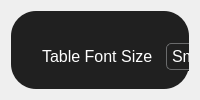
         <widget class="QWidget" name="settings_stack">
          <layout class="QGridLayout" name="gridLayout_6">
           <item row="0" column="0">
            <widget class="QWidget" name="settings_widget" native="true">
             <property name="styleSheet">
              <string notr="true">QWidget{
	color:white;
	font-size:12pt;
	background-color:#202020;
	border-radius:25px;
}
/* combo box*/
QComboBox{
	height:25px;
	border:1px solid #6A6B6C;
	border-radius:5px;
	padding-left:5px;
}
QComboBox:drop-down{
	border:0px;
}
QComboBox:down-arrow{
	image: url(:/newPrefix/main_res/down-arrow_white.png);
	width:12px;
}
QComboBox:hover{
	border:2px solid #6A6B6C;
	background-color:#3d3d3d;
}
QComboBox:focus{
	border:1px solid #8274FF;
}
QComboBox:on{
	border:1px solid #8274FF;
}
QComboBox QListView{
	font-size:9px;
	border:1px solid #8274FF;
	padding:5px;
	outline:none;
	border-radius:5px;
}
QComboBox QListView:item{
	padding-left:5px;
	background-color: #FFFFFF;
}
QComboBox QListView:item:hover{
	background-color: #202020;
}
QComboBox QScrollBar:vertical{
	width:12px;
	margin: 0px 0px 0px 0px;
	border:none;
	background:none;
	background-color: #202020;
}
QComboBox QScrollBar:handle:vertical {
	background-color: #8274FF;
	border-radius:5px;
	min-height:5px;
}
QComboBox QScrollBar::add-line:vertical,
QComboBox QScrollBar::sub-line:vertical,
QComboBox QScrollBar::up-arrow:vertical,
QComboBox QScrollBar::down-arrow:vertical,
QComboBox QScrollBar::add-page:vertical,
QComboBox QScrollBar::sub-page:vertical {
	background: none;
	height: 0px;
	width: 0px;
}
/* combo box*/
QPushButton{
	padding-right:10px;
	padding-left:10px;

	height:40px;
	border:none;
	border-radius:5px;
}




</string>
             </property>
             <widget class="QPushButton" name="clear_data_btn">
              <property name="geometry">
               <rect>
                <x>30</x>
                <y>130</y>
                <width>116</width>
                <height>40</height>
               </rect>
              </property>
              <property name="styleSheet">
               <string notr="true">QPushButton:hover{
	background-color:#8274FF;
}</string>
              </property>
              <property name="text">
               <string>Clear All Data</string>
              </property>
             </widget>
             <widget class="QWidget" name="layoutWidget">
              <property name="geometry">
               <rect>
                <x>30</x>
                <y>80</y>
                <width>196</width>
                <height>38</height>
               </rect>
              </property>
              <layout class="QHBoxLayout" name="horizontalLayout_7">
               <item>
                <widget class="QLabel" name="label_22">
                 <property name="text">
                  <string>Dark/Light Mode</string>
                 </property>
                </widget>
               </item>
               <item>
                <widget class="QPushButton" name="switch_btn">
                 <property name="maximumSize">
                  <size>
                   <width>72</width>
                   <height>36</height>
                  </size>
                 </property>
                 <property name="styleSheet">
                  <string notr="true"/>
                 </property>
                 <property name="text">
                  <string/>
                 </property>
                 <property name="icon">
                  <iconset resource="main_res.qrc">
                   <normaloff>:/newPrefix/main_res/switch_off.png</normaloff>
                   <normalon>:/newPrefix/main_res/switch_on.png</normalon>:/newPrefix/main_res/switch_off.png</iconset>
                 </property>
                 <property name="iconSize">
                  <size>
                   <width>72</width>
                   <height>36</height>
                  </size>
                 </property>
                 <property name="checkable">
                  <bool>true</bool>
                 </property>
                </widget>
               </item>
              </layout>
             </widget>
             <widget class="QWidget" name="layoutWidget">
              <property name="geometry">
               <rect>
                <x>31</x>
                <y>31</y>
                <width>241</width>
                <height>29</height>
               </rect>
              </property>
              <layout class="QHBoxLayout" name="horizontalLayout_3">
               <item>
                <widget class="QLabel" name="label_3">
                 <property name="text">
                  <string>Table Font Size</string>
                 </property>
                </widget>
               </item>
               <item>
                <widget class="QComboBox" name="font_size_cb">
                 <item>
                  <property name="text">
                   <string>Small</string>
                  </property>
                 </item>
                 <item>
                  <property name="text">
                   <string>Medium</string>
                  </property>
                 </item>
                 <item>
                  <property name="text">
                   <string>Large</string>
                  </property>
                 </item>
                </widget>
               </item>
              </layout>
             </widget>
            </widget>
           </item>
          </layout>
         </widget>
